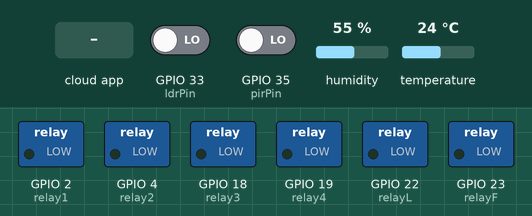
Simulated run of this sketch. Board: ESP32. On the bench: switched loads named in the sketch (green lamp = pin HIGH). Inputs (shaded band) come from the test bench; at power-on: GPIO 33 (ldrPin) LOW, GPIO 35 (pirPin) LOW, humidity 55 %, temperature 24 °C. WiFi joins after 1.5 s; servers stay silent unless stated; the Firebase database answers and starts empty; what the sketch prints to the serial monitor is not drawn.

Above: at 2.7 s.
2.8 s: the phone or cloud app sets Fan to 1
At 6.9 s:
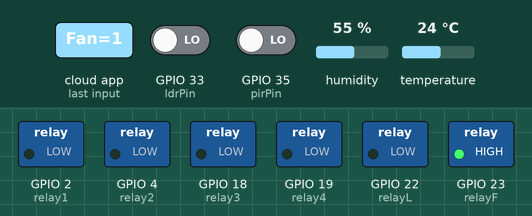
7.3 s: the phone or cloud app sets Light to 1
At 10.6 s:
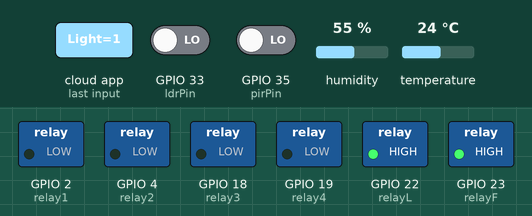
11.7 s: the phone or cloud app sets App1 to 1
At 15.8 s:
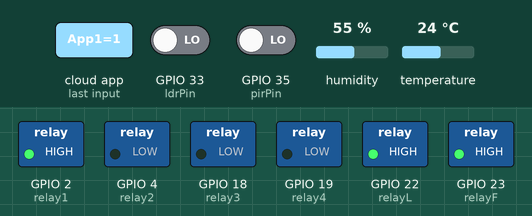
16.1 s: the phone or cloud app sets App2 to 1
At 19.6 s:
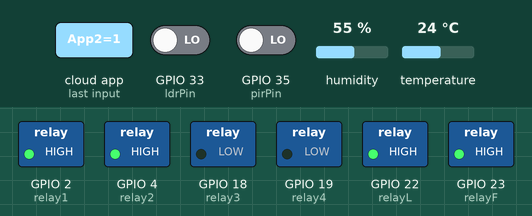
19.9 s: the phone or cloud app sets App3 to 1
At 23.4 s:
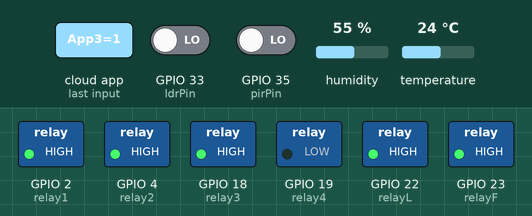
23.7 s: the phone or cloud app sets App4 to 1
At 27.4 s:
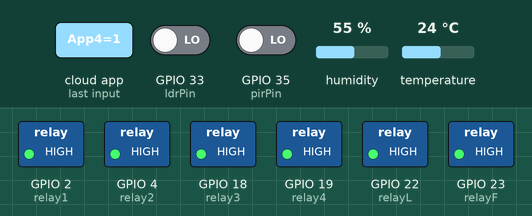
Timing chart, 0 to 28.5 s (numbered marks = the images above; inputs shaded):
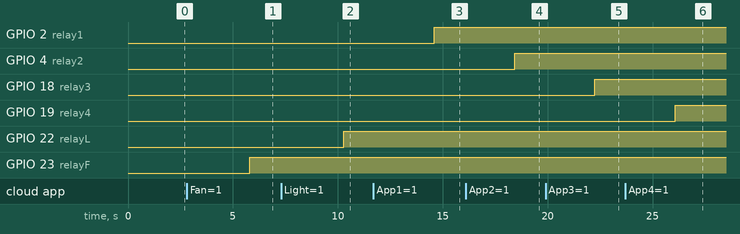

Measured:
- after the input at 2.8 s, GPIO 23 (relayF): LOW → HIGH after 3.0 s
- after the input at 7.3 s, GPIO 22 (relayL): LOW → HIGH after 3.0 s
- after the input at 11.7 s, GPIO 2 (relay1): LOW → HIGH after 2.9 s
- after the input at 16.1 s, GPIO 4 (relay2): LOW → HIGH after 2.3 s
- after the input at 19.9 s, GPIO 18 (relay3): LOW → HIGH after 2.4 s
- after the input at 23.7 s, GPIO 19 (relay4): LOW → HIGH after 2.4 s

The sketch:

automationCode.ino
```cpp
#include <WiFi.h>
#include <FirebaseESP32.h>
#include <dht11.h>

#define FIREBASE_HOST "xxxx"  //Write Firebase Host of your Firebase Database here
#define FIREBASE_AUTH "xxxx"  //Write Firebase Auth of your Firebase Database here
#define WIFI_SSID "xxxx"      //Write SSID of your Local Internet here
#define WIFI_PASSWORD "xxxx"  //Write Password of your Local Internet here

FirebaseData firebaseData;
dht11 DHT11;

#define pirPin 35   // PIR sensor
#define dhtPin 14   // DHT11
#define ldrPin 33   // LDR
#define relay1 2    // Relay 1
#define relay2 4    // Relay 2
#define relay3 18   // Relay 3
#define relay4 19   // Relay 4
#define relayL 22   // Relay Light
#define relayF 23   // Relay Fan

int noti;  // Variable to store value of PIR sensor
int temp;  // Variable to store value of Temperature
int hum;   // Variable to store value of Humidity
int light; // Variable to store value of LDR sensor
int tog;   // Variable to store value of toggle from firebase
int varRTemp,var1,var2,var3,var4;
int a1,a2,a3,a4;

void setup() {
  Serial.begin(115200);
  pinMode(pirPin, INPUT);
  pinMode(dhtPin, INPUT);
  pinMode(ldrPin, INPUT);
  pinMode(relay1, OUTPUT);
  pinMode(relay2, OUTPUT);
  pinMode(relay3, OUTPUT);
  pinMode(relay4, OUTPUT);
  pinMode(relayL, OUTPUT);
  pinMode(relayF, OUTPUT);

  // connect to wifi.
  WiFi.begin(WIFI_SSID, WIFI_PASSWORD);
  Serial.println("connecting");
  while (WiFi.status() != WL_CONNECTED) {
    Serial.print(".");
    delay(500);
  }
  Serial.println();
  Serial.print("connected: ");
  Serial.println(WiFi.localIP());
  Firebase.begin(FIREBASE_HOST, FIREBASE_AUTH);
  Firebase.enableClassicRequest(firebaseData, true);

}

void loop() {
  roomTemperature();
  roomLight();
  contolAppliances();
  intruderAlarm();
}

void roomTemperature(){
  DHT11.read(dhtPin);
  temp = DHT11.temperature;
  hum = DHT11.humidity;;
  Firebase.setInt(firebaseData,"/Monitor/Humidity", hum);
  Firebase.setInt(firebaseData,"/Monitor/Temperature", temp);
  Firebase.getInt(firebaseData,"/Toggle");
  var1 = firebaseData.intData();
  if(var1 == 0)
  {
    Firebase.getInt(firebaseData,"/Control/Fan");
    var2 = firebaseData.intData();
    if(var2 == 1)
    {
      Serial.println("Fan is on");
      digitalWrite(relayF,HIGH);
    }
    else if (var2 == 0)
    {
      Serial.println("Fan is off");
      digitalWrite(relayF,LOW);
    }
  }
  else
  {
    if(temp>=26)
    {
      Serial.println("Fan is on");
      digitalWrite(relayF,HIGH);
    }
    else
    {
      Serial.println("Fan is off");
      digitalWrite(relayF,LOW);
    }
  }
  delay(500);
}

void roomLight(){
  light = digitalRead(ldrPin);
  Firebase.getInt(firebaseData,"/Toggle");
  var3 = firebaseData.intData();
  if(var3 == 0)
  {
    Firebase.getInt(firebaseData,"/Control/Light");
    var4 = firebaseData.intData();
    if(var4 ==  1)
    {
      Serial.println("Light is on");
      digitalWrite(relayL,HIGH);
    }
    else if (var2 == 0)
    {
      Serial.println("Light is off");
      digitalWrite(relayL,LOW);
    }
  }
  else
  {
    if(light == 1)
    {
      Serial.println("Light is on");
      digitalWrite(relayL,HIGH);
    }
    else
    {
      Serial.println("Light is off");
      digitalWrite(relayL,LOW);
    }
  }
  delay(500);
}

void contolAppliances(){
  Firebase.getInt(firebaseData,"/Control/App1");
  a1 = firebaseData.intData();
  if (a1 == 0){
    Serial.println("Appliance 1 is off");
    digitalWrite(relay1,LOW);
  }else{
    Serial.println("Appliance 1 is on");
    digitalWrite(relay1,HIGH);
  }

  Firebase.getInt(firebaseData,"/Control/App2");
  a2 = firebaseData.intData();
  if (a2 == 0){
    Serial.println("Appliance 2 is off");
    digitalWrite(relay2,LOW);
  }else{
    Serial.println("Appliance 2 is on");
    digitalWrite(relay2,HIGH);
  }

  Firebase.getInt(firebaseData,"/Control/App3");
  a3 = firebaseData.intData();
  if (a3 == 0){
    Serial.println("Appliance 3 is off");
    digitalWrite(relay3,LOW);
  }else{
    Serial.println("Appliance 3 is on");
    digitalWrite(relay3,HIGH);
  }

  Firebase.getInt(firebaseData,"/Control/App4");
  a4 = firebaseData.intData();
  if (a4 == 0){
    Serial.println("Appliance 4 is off");
    digitalWrite(relay4,LOW);
  }else{
    Serial.println("Appliance 4 is on");
    digitalWrite(relay4,HIGH);
  }
  delay(500);
}

void intruderAlarm(){
  if(digitalRead(pirPin) == HIGH){
    noti = 1;
    Firebase.setInt(firebaseData,"/Alarm", noti);
  }else{
    noti = 0;
    Firebase.setInt(firebaseData,"/Alarm", noti);
  }
  delay(500);
}
```
